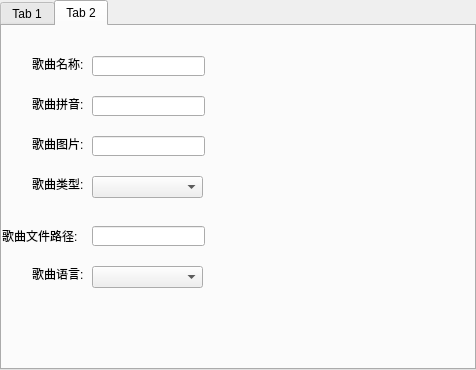
<?xml version="1.0" encoding="UTF-8"?>
<ui version="4.0">
 <class>TabWidget</class>
 <widget class="QTabWidget" name="TabWidget">
  <property name="geometry">
   <rect>
    <x>0</x>
    <y>0</y>
    <width>476</width>
    <height>370</height>
   </rect>
  </property>
  <property name="windowTitle">
   <string>TabWidget</string>
  </property>
  <property name="currentIndex">
   <number>1</number>
  </property>
  <widget class="QWidget" name="tab">
   <attribute name="title">
    <string>Tab 1</string>
   </attribute>
   <widget class="QLineEdit" name="lineEdit">
    <property name="geometry">
     <rect>
      <x>70</x>
      <y>20</y>
      <width>113</width>
      <height>20</height>
     </rect>
    </property>
   </widget>
   <widget class="QLabel" name="label">
    <property name="geometry">
     <rect>
      <x>10</x>
      <y>20</y>
      <width>54</width>
      <height>16</height>
     </rect>
    </property>
    <property name="text">
     <string>歌星名称:</string>
    </property>
   </widget>
   <widget class="QLabel" name="label_2">
    <property name="geometry">
     <rect>
      <x>10</x>
      <y>60</y>
      <width>54</width>
      <height>16</height>
     </rect>
    </property>
    <property name="text">
     <string>歌星拼音:</string>
    </property>
   </widget>
   <widget class="QLineEdit" name="lineEdit_2">
    <property name="geometry">
     <rect>
      <x>70</x>
      <y>60</y>
      <width>113</width>
      <height>20</height>
     </rect>
    </property>
   </widget>
   <widget class="QLabel" name="label_3">
    <property name="geometry">
     <rect>
      <x>10</x>
      <y>100</y>
      <width>54</width>
      <height>16</height>
     </rect>
    </property>
    <property name="text">
     <string>歌星图片:</string>
    </property>
   </widget>
   <widget class="QLineEdit" name="lineEdit_3">
    <property name="geometry">
     <rect>
      <x>70</x>
      <y>100</y>
      <width>113</width>
      <height>20</height>
     </rect>
    </property>
   </widget>
   <widget class="QLabel" name="label_4">
    <property name="geometry">
     <rect>
      <x>10</x>
      <y>140</y>
      <width>54</width>
      <height>16</height>
     </rect>
    </property>
    <property name="text">
     <string>歌星类型:</string>
    </property>
   </widget>
   <widget class="QComboBox" name="comboBox">
    <property name="geometry">
     <rect>
      <x>70</x>
      <y>140</y>
      <width>111</width>
      <height>22</height>
     </rect>
    </property>
   </widget>
  </widget>
  <widget class="QWidget" name="tab">
   <attribute name="title">
    <string>Tab 2</string>
   </attribute>
   <widget class="QLineEdit" name="lineEdit_4">
    <property name="geometry">
     <rect>
      <x>90</x>
      <y>30</y>
      <width>113</width>
      <height>20</height>
     </rect>
    </property>
   </widget>
   <widget class="QLabel" name="label_5">
    <property name="geometry">
     <rect>
      <x>30</x>
      <y>150</y>
      <width>54</width>
      <height>16</height>
     </rect>
    </property>
    <property name="text">
     <string>歌曲类型:</string>
    </property>
   </widget>
   <widget class="QLabel" name="label_6">
    <property name="geometry">
     <rect>
      <x>30</x>
      <y>110</y>
      <width>54</width>
      <height>16</height>
     </rect>
    </property>
    <property name="text">
     <string>歌曲图片:</string>
    </property>
   </widget>
   <widget class="QLabel" name="label_7">
    <property name="geometry">
     <rect>
      <x>30</x>
      <y>70</y>
      <width>54</width>
      <height>16</height>
     </rect>
    </property>
    <property name="text">
     <string>歌曲拼音:</string>
    </property>
   </widget>
   <widget class="QComboBox" name="comboBox_2">
    <property name="geometry">
     <rect>
      <x>90</x>
      <y>150</y>
      <width>111</width>
      <height>22</height>
     </rect>
    </property>
   </widget>
   <widget class="QLineEdit" name="lineEdit_5">
    <property name="geometry">
     <rect>
      <x>90</x>
      <y>110</y>
      <width>113</width>
      <height>20</height>
     </rect>
    </property>
   </widget>
   <widget class="QLineEdit" name="lineEdit_6">
    <property name="geometry">
     <rect>
      <x>90</x>
      <y>70</y>
      <width>113</width>
      <height>20</height>
     </rect>
    </property>
   </widget>
   <widget class="QLabel" name="label_8">
    <property name="geometry">
     <rect>
      <x>30</x>
      <y>30</y>
      <width>54</width>
      <height>16</height>
     </rect>
    </property>
    <property name="text">
     <string>歌曲名称:</string>
    </property>
   </widget>
   <widget class="Phonon::VideoPlayer" name="videoPlayer">
    <property name="geometry">
     <rect>
      <x>250</x>
      <y>10</y>
      <width>191</width>
      <height>141</height>
     </rect>
    </property>
   </widget>
   <widget class="Phonon::SeekSlider" name="seekSlider">
    <property name="geometry">
     <rect>
      <x>250</x>
      <y>170</y>
      <width>181</width>
      <height>21</height>
     </rect>
    </property>
   </widget>
   <widget class="Phonon::VolumeSlider" name="volumeSlider">
    <property name="geometry">
     <rect>
      <x>250</x>
      <y>200</y>
      <width>171</width>
      <height>22</height>
     </rect>
    </property>
   </widget>
   <widget class="QLabel" name="label_9">
    <property name="geometry">
     <rect>
      <x>0</x>
      <y>200</y>
      <width>81</width>
      <height>20</height>
     </rect>
    </property>
    <property name="text">
     <string>歌曲文件路径:</string>
    </property>
   </widget>
   <widget class="QLineEdit" name="lineEdit_7">
    <property name="geometry">
     <rect>
      <x>90</x>
      <y>200</y>
      <width>113</width>
      <height>20</height>
     </rect>
    </property>
   </widget>
   <widget class="QComboBox" name="comboBox_3">
    <property name="geometry">
     <rect>
      <x>90</x>
      <y>240</y>
      <width>111</width>
      <height>22</height>
     </rect>
    </property>
   </widget>
   <widget class="QLabel" name="label_10">
    <property name="geometry">
     <rect>
      <x>30</x>
      <y>240</y>
      <width>54</width>
      <height>16</height>
     </rect>
    </property>
    <property name="text">
     <string>歌曲语言:</string>
    </property>
   </widget>
  </widget>
 </widget>
 <customwidgets>
  <customwidget>
   <class>Phonon::VideoPlayer</class>
   <extends>QWidget</extends>
   <header location="global">phonon/videoplayer.h</header>
  </customwidget>
  <customwidget>
   <class>Phonon::SeekSlider</class>
   <extends>QWidget</extends>
   <header location="global">phonon/seekslider.h</header>
  </customwidget>
  <customwidget>
   <class>Phonon::VolumeSlider</class>
   <extends>QWidget</extends>
   <header location="global">phonon/volumeslider.h</header>
  </customwidget>
 </customwidgets>
 <resources/>
 <connections/>
</ui>
